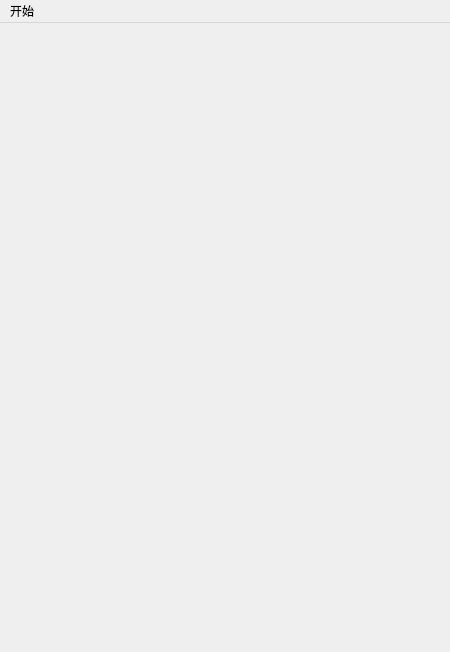
<?xml version="1.0" encoding="UTF-8"?>
<ui version="4.0">
 <class>MainScence</class>
 <widget class="QMainWindow" name="MainScence">
  <property name="geometry">
   <rect>
    <x>0</x>
    <y>0</y>
    <width>450</width>
    <height>652</height>
   </rect>
  </property>
  <property name="windowTitle">
   <string>MainScence</string>
  </property>
  <widget class="QWidget" name="centralWidget"/>
  <widget class="QMenuBar" name="menuBar">
   <property name="geometry">
    <rect>
     <x>0</x>
     <y>0</y>
     <width>450</width>
     <height>23</height>
    </rect>
   </property>
   <widget class="QMenu" name="menu">
    <property name="title">
     <string>开始</string>
    </property>
    <addaction name="action1"/>
   </widget>
   <addaction name="menu"/>
  </widget>
  <action name="action1">
   <property name="text">
    <string>退出</string>
   </property>
   <property name="iconText">
    <string>退出</string>
   </property>
  </action>
 </widget>
 <layoutdefault spacing="6" margin="11"/>
 <resources/>
 <connections/>
</ui>
